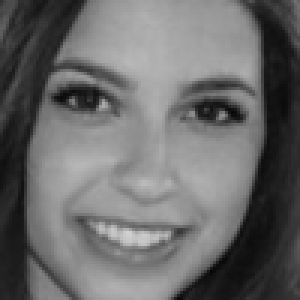
#> input picture rostos/0.png, 100 x 100 px, given as the content of the folder exemplo/, which was not available (shown 3 times larger)
$ jupyter execute --allow-errors 'Projeto 3 - Tinder .ipynb'   (text cells are left out)
#> lines starting #> are read from the running program, lines starting #| are printed output that depends on the picture; pictures that were not available may be replaced by others from this repository, and a replacement may not be noted
#> further down, img is the input picture: shape (100, 100, 3); min 6, max 211, mean 106.5
#> `detected_faces = face_cascade.detectMultiScale(gray)`: detected_faces = [[9, 6, 85, 85]]
[cell 1]
import cv2
import numpy as np
import os
import matplotlib.pyplot as plt
from PIL import Image
from skimage import color
from skimage import io
import pandas as pd

from sklearn.cluster import KMeans

[cell 2]
img_folder_path = 'exemplo/'
imgPaths = [img_folder_path+name for name in os.listdir(img_folder_path) if not name[0] == '.']

faces = []
zoom = []
size = 100,100
numero=np.arange(0,1000,1)

#> (the rest of this cell did not finish here and is left out)

[cell 3]
img_folder_path = 'img/'
imgPaths = [img_folder_path+name for name in os.listdir(img_folder_path) if not name[0] == '.']

faces = []
zoom = []
matrix= []
matrix500 = []
sobraram =[]

size = 100,100
size2= 500,500
contador=0

for imagem in (imgPaths):

    img = cv2.imread(imagem)
    face_cascade = cv2.CascadeClassifier("utils/haarcascade_frontalface_default.xml")
    eye_cascade = cv2.CascadeClassifier('utils/haarcascade_eye.xml')
    img1 = cv2.cvtColor(img, cv2.COLOR_BGR2RGB)
    gray = cv2.cvtColor(img1, cv2.COLOR_BGR2GRAY)
    detected_faces = face_cascade.detectMultiScale(gray)

    for(x, y, w, h) in detected_faces:
        roi_gray = gray[y:y+h, x:x+w]
        roi_color = img1[y:y+h, x:x+w]
        eyes = eye_cascade.detectMultiScale(roi_gray)

        if len(eyes) > 1:
            faces.append(np.array(roi_color))
            ultima= faces[len(faces)-1]
            gray = cv2.cvtColor(ultima, cv2.COLOR_RGB2GRAY)
            foto = Image.fromarray(gray)
            foto.thumbnail(size)
            matriz=np.array(foto)
            zoom.append(matriz)

            a = zoom[len(zoom)-1]
            b = np.concatenate(a)

            fotooriginal = Image.fromarray(img1)
            fotooriginal.thumbnail(size2)
            matriz2=np.array(fotooriginal)
            matrix500.append(matriz2)

            c = matrix500[len(matrix500)-1]
            d = np.concatenate(c)

            if len(b)==10000 and len(d) == 250000:

                foto.save('rostos\{}.png'.format(contador))
                fotooriginal = Image.fromarray(img1)
                fotooriginal.thumbnail(size2)
                fotooriginal.save('img_utilizaveis\{}.png'.format(contador))
                matrix.append(b)
                sobraram.append(d)
                contador+=1
#> this loop made 1 pass
#> after the loop, contador = 0; faces = 1 item; matrix = []; matrix500 = 1 item; sobraram = []; zoom = 1 item


$ run again, on rostos/116.png
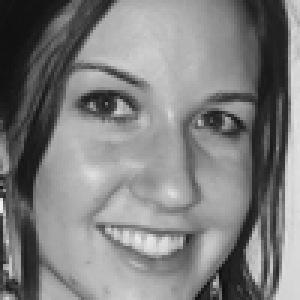
#> input picture rostos/116.png, 100 x 100 px, given as the content of the folder exemplo/, which was not available (shown 3 times larger)
#> img is the input picture: shape (100, 100, 3); min 16, max 240, mean 127
#> detected_faces = [[12, 8, 84, 84]]
#> the loop `for(x, y, w, h) in detected_faces:` made 1 pass
#> (x, y, w, h, eyes) on pass 1: (12, 8, 84, 84, [[9, 13, 27, 27], [46, 20, 24, 24]])
#> after the loop `for(x, y, w, h) in detected_faces:`: contador = 0; faces = 1 item; matrix = []; matrix500 = 1 item; sobraram = []; zoom = 1 item

$ run again, on rostos/121.png
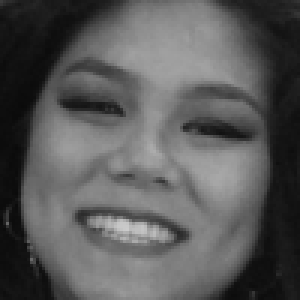
#> input picture rostos/121.png, 100 x 100 px, given as the content of the folder exemplo/, which was not available (shown 3 times larger)
#> img is the input picture: shape (100, 100, 3); min 10, max 203, mean 88.9
#> detected_faces = [[7, 6, 86, 86]]
#> the loop `for(x, y, w, h) in detected_faces:` made 1 pass
#> (x, y, w, h, eyes) on pass 1: (7, 6, 86, 86, [[10, 15, 28, 28]])
#> pass 1, `roi_gray = gray[y:y+h, x:x+w]`:
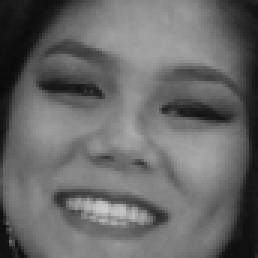
#> roi_gray: shape (86, 86) (shown 3 times larger); min 10, max 203, mean 103.9
#> after the loop `for(x, y, w, h) in detected_faces:`: faces = []
#> after the loop `for(x, y, w, h) in detected_faces:`: contador = 0; matrix = []

$ run again, on rostos/122.png
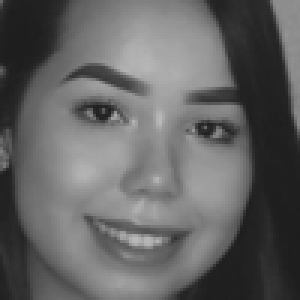
#> input picture rostos/122.png, 100 x 100 px, given as the content of the folder exemplo/, which was not available (shown 3 times larger)
#> img is the input picture: shape (100, 100, 3); min 29, max 185, mean 99.3
#> detected_faces = [[8, 8, 86, 86]]
#> the loop `for(x, y, w, h) in detected_faces:` made 1 pass
#> (x, y, w, h, eyes) on pass 1: (8, 8, 86, 86, [[11, 16, 27, 27], [49, 23, 25, 25]])
#> after the loop `for(x, y, w, h) in detected_faces:`: contador = 0; faces = 1 item; matrix = []; matrix500 = 1 item; sobraram = []; zoom = 1 item
